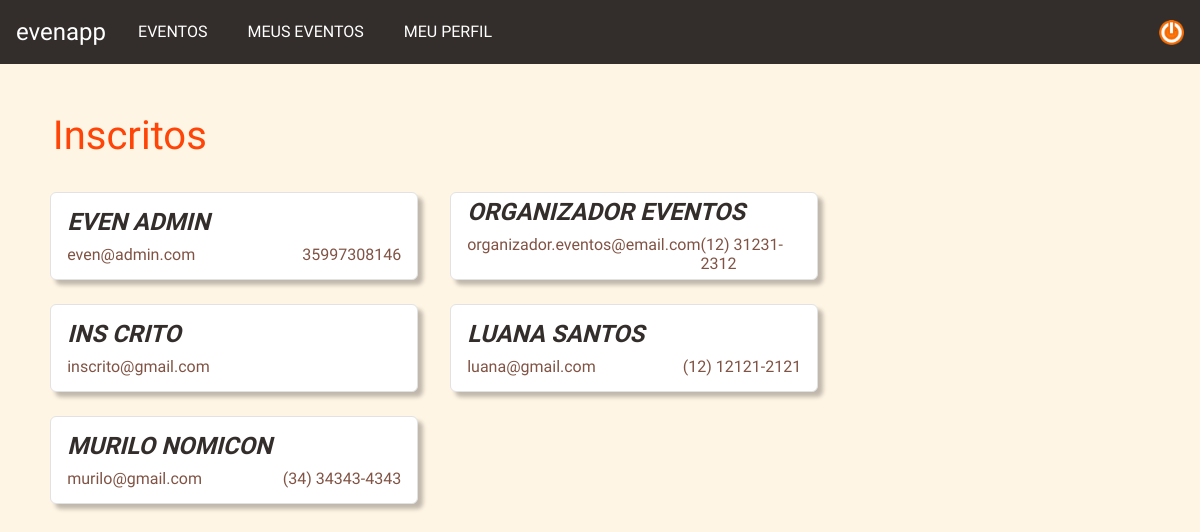
Page /users (signed in) on the committed database.
### evenapp/models.py (models this page shows, shortened)
class Usuario(AbstractBaseUser, PermissionsMixin):
    TIPO_USUARIO_CHOICES = [
        ('admin', 'Administrador'),
        ('criador', 'Criador de Evento'),
        ('normal', 'Usuário Normal'),
    ]
    email = models.EmailField(unique=True)
    first_name = models.CharField(max_length=30, blank=True)
    last_name = models.CharField(max_length=30, blank=True)
    telefone = models.CharField(max_length=20, blank=True)
    tipo = models.CharField(max_length=10, choices=TIPO_USUARIO_CHOICES, default='normal')
    is_active = models.BooleanField(default=True)
    is_staff = models.BooleanField(default=False)  # necessário para acessar o admin
    date_joined = models.DateTimeField(default=timezone.now)
    objects = UsuarioManager()
    USERNAME_FIELD = 'email'
    REQUIRED_FIELDS = ['first_name', 'last_name', 'telefone']

### evenapp/views.py (the view)
# urls.py: path('users', views.users, name='subscribers'),
@user_type_required('admin')
def users(request):
    subscribers = Usuario.objects.all()
    return render(request, 'events/subscribers.html', {'subscribers': subscribers})

### evenapp/views.py (called while the page is built)
def user_type_required(*tipos_permitidos):
    def decorator(view_func):
        @wraps(view_func)
        def wrapper(request, *args, **kwargs):
            if request.user.is_authenticated and request.user.tipo in tipos_permitidos:
                return view_func(request, *args, **kwargs)
            return HttpResponseForbidden("Acesso negado.")
        return wrapper
    return decorator

### evenapp/templates/events/subscribers.html
{% extends "base.html" %}
{% load static %}
{% block extra_css %}
<link rel="stylesheet" href="{% static 'css/subscribers.css' %}">
{% endblock %}
{% block content %}
<div class="content">
    <h1 class="title pt-5">Inscritos</h1>
    <div class="subscribers">
        {% for subscriber in subscribers %}
        {% include 'users/subscriber.html' %}
        {% empty %}
        <h3 style="font-family: 'Roboto';">Não há inscritos até o momento no evento.</h3>
        {% endfor %}
    </div>
</div>
{% endblock %}

### evenapp/templates/users/subscriber.html
{% load static %}
{% load custom_filters %}
{% block extra_css %}
<link rel="stylesheet" href="{% static 'css/subscriber.css' %}">
{% endblock %}
{% block content %}
<div class="card mt-4 mx-3">
    <div class="mx-3">
        <h3 class="subscriber subscriber-title">{{subscriber.first_name}} {{subscriber.last_name}}</h3>
        <div class="mt-2" style="display: flex; justify-content: space-between;">
            <h4 class="subscriber subscriber-details">{{subscriber.email}}</h4>
            <h4 class="subscriber subscriber-details">{{subscriber.telefone}}</h4>
        </div>
    </div>
</div>
{% endblock %}

### evenapp/static/css/style.css (style rules this page uses)
body { font-family: 'Luckiest Guy'; background-color: #FFF5E5; height: 100vh; }

### evenapp/static/css/subscribers.css (style rules this page uses)
.content { display: flex; flex-direction: column; }
.subscribers { width: 94.3%; display: flex; flex-wrap: wrap; margin: 0 auto; }
h1.title { color: #FF4407 !important; margin-left: 3.3rem; }

### evenapp/static/css/subscriber.css (style rules this page uses)
div.card { width: 23rem; height: 5.5rem; display: flex; justify-content: center; box-shadow: 5px 5px 4px 0 rgba(0, 0, 0, 0.25); border-color: #E2E2E2; border-width: 1px; }
h3, h4 { font-family: 'Roboto Condensed'; }
.subscriber-title { margin: 0; font-size: 1.5rem; font-style: italic; font-weight: 600; text-transform: uppercase; color: #332E2C; }
.subscriber-details { margin: 0; font-size: 1rem; color: #805344; }

### rows in the picture
Usuario: first_name "EVEN", last_name "ADMIN", email "even@admin.com", telefone "35997308146"
Usuario: first_name "ORGANIZADOR", last_name "EVENTOS", email "organizador.eventos@email.com", telefone "(12) 31231-2312"
Usuario: first_name "INS", last_name "CRITO", email "inscrito@gmail.com"
Usuario: first_name "LUANA", last_name "SANTOS", email "luana@gmail.com", telefone "(12) 12121-2121"
Usuario: first_name "MURILO", last_name "NOMICON", email "murilo@gmail.com", telefone "(34) 34343-4343"
